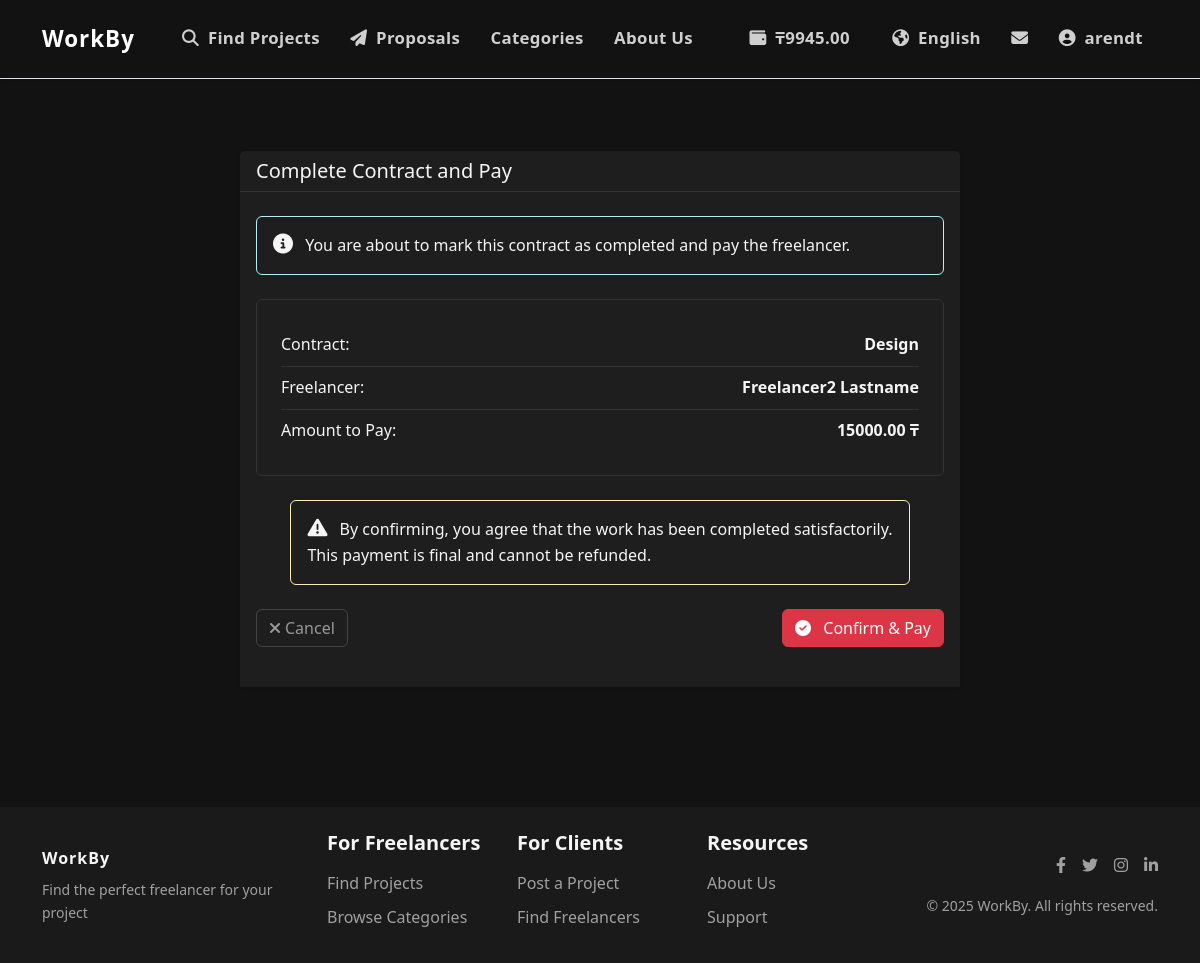
The page /en/contracts/1/complete/ (signed in) on the database its author committed.
### payments/models.py (models this page shows, shortened)
class Wallet(models.Model):
    user = models.OneToOneField(
        settings.AUTH_USER_MODEL,
        on_delete=models.CASCADE,
        related_name='wallet'
    )
    balance = models.DecimalField(_('Balance'), max_digits=10, decimal_places=2, default=0)
    is_active = models.BooleanField(_('Active'), default=True)
    created_at = models.DateTimeField(_('Created At'), auto_now_add=True)
    updated_at = models.DateTimeField(_('Updated At'), auto_now=True)
    class Meta:
        verbose_name = _('Wallet')
        verbose_name_plural = _('Wallets')

### accounts/models.py (models this page shows, shortened)
class User(AbstractUser):
    USER_TYPE_CHOICES = (
        ('client', _('Client')),
        ('freelancer', _('Freelancer')),
    )
    LANGUAGE_CHOICES = (
        ('en', _('English')),
        ('ru', _('Russian')),
        ('kk', _('Kazakh')),
    )
    user_type = models.CharField(_('User Type'), max_length=10, choices=USER_TYPE_CHOICES, default='client')
    bio = models.TextField(_('Biography'), blank=True)
    avatar = models.ImageField(_('Avatar'), upload_to='avatars/', blank=True, null=True)
    phone_number = models.CharField(_('Phone Number'), max_length=15, blank=True)
    preferred_language = models.CharField(_('Preferred Language'), max_length=2, choices=LANGUAGE_CHOICES, default='en')
    dark_mode = models.BooleanField(_('Dark Mode'), default=False)
    skills = models.TextField(_('Skills'), blank=True)
    hourly_rate = models.DecimalField(_('Hourly Rate'), max_digits=10, decimal_places=2, null=True, blank=True)
    company_name = models.CharField(_('Company Name'), max_length=100, blank=True)
    def get_full_name(self):
        if self.first_name or self.last_name:
            return f"{self.first_name} {self.last_name}".strip()
        return self.username
    @property
    def is_client(self):
        return self.user_type == 'client'
    @property
    def is_freelancer(self):
        return self.user_type == 'freelancer'

### jobs/models.py (models this page shows, shortened)
class Contract(models.Model):
    STATUS_CHOICES = (
        ('active', _('Active')),
        ('paused', _('Paused')),
        ('completed', _('Completed')),
        ('cancelled', _('Cancelled')),
        ('disputed', _('Disputed')),
    )
    contract_id = models.CharField(_('Contract ID'), max_length=20, unique=True, editable=False)
    title = models.CharField(_('Title'), max_length=200)
    description = models.TextField(_('Description'))
    client = models.ForeignKey(
        settings.AUTH_USER_MODEL,
        on_delete=models.CASCADE,
        related_name='client_contracts'
    )
    freelancer = models.ForeignKey(
        settings.AUTH_USER_MODEL,
        on_delete=models.CASCADE,
        related_name='freelancer_contracts'
    )
    project = models.ForeignKey(Project, on_delete=models.CASCADE, related_name='contracts')
    proposal = models.OneToOneField(Proposal, on_delete=models.SET_NULL, null=True, related_name='contract')
    amount = models.DecimalField(_('Amount'), max_digits=10, decimal_places=2)
    deadline = models.DateTimeField(_('Deadline'))
    status = models.CharField(_('Status'), max_length=20, choices=STATUS_CHOICES, default='active')
    created_at = models.DateTimeField(_('Created At'), auto_now_add=True)
    updated_at = models.DateTimeField(_('Updated At'), auto_now=True)
    class Meta:
        verbose_name = _('Contract')
        verbose_name_plural = _('Contracts')
        ordering = ['-created_at']

### jobs/views.py (the view, shortened to what this page needs)
# urls.py: path('contracts/<int:pk>/complete/', views.contract_complete_view, name='contract_complete'),
@login_required
@transaction.atomic
def contract_complete_view(request, pk):
    contract = get_object_or_404(Contract, pk=pk)
    if contract.client != request.user:
        return HttpResponseForbidden(_('You do not have permission to complete this contract'))
    if contract.status != 'active':
        messages.error(request, _('This contract cannot be completed because it is not active'))
        return redirect('jobs:contract_detail', pk=contract.pk)
    context = {
        'contract': contract,
    }
    return render(request, 'jobs/contract_complete.html', context)

### jobs/context_processors.py (called while the page is built)
def contracts_processor(request):
    context = {
        'has_contracts': False,
    }
    if request.user.is_authenticated:
        contracts_exist = Contract.objects.filter(
            models.Q(client=request.user) | models.Q(freelancer=request.user)
        ).exists()
        context['has_contracts'] = contracts_exist
    return context

### payments/context_processors.py (called while the page is built)
def wallet_balance(request):
    if request.user.is_authenticated:
        wallet, _ = Wallet.objects.get_or_create(user=request.user)
        return {'user_balance': wallet.balance}
    return {'user_balance': None}

### templates/jobs/contract_complete.html (shortened to what this page needs)
{% extends 'base.html' %}
{% load i18n %}
{% load static %}
{% block content %}
<div class="container py-5 mb-5">
    <div class="row justify-content-center">
        <div class="col-md-8">
            <div class="card border-0 shadow-sm bg-dark text-light">
                <div class="card-header bg-dark border-bottom border-secondary">
                    <h5 class="mb-0">{% trans "Complete Contract and Pay" %}</h5>
                </div>
                <div class="card-body pt-4">
                    <div class="alert alert-info mb-4 p-3">
                        <i class="fas fa-info-circle me-2 fs-5"></i>
                        {% trans "You are about to mark this contract as completed and pay the freelancer." %}
                    </div>
                    <div class="p-4 bg-dark border border-secondary rounded mb-4">
                        <table class="table table-dark table-borderless mb-0">
                            <tbody>
                                <tr class="border-bottom border-secondary">
                                    <td class="text-muted ps-0 w-50">{% trans "Contract" %}:</td>
                                    <td class="fw-bold text-end pe-0">{{ contract.title }}</td>
                                </tr>
                                <tr class="border-bottom border-secondary">
                                    <td class="text-muted ps-0">{% trans "Freelancer" %}:</td>
                                    <td class="fw-bold text-end pe-0">{{ contract.freelancer.get_full_name }}</td>
                                </tr>
                                <tr>
                                    <td class="text-muted ps-0">{% trans "Amount to Pay" %}:</td>
                                    <td class="fw-bold text-danger text-end pe-0">{{ contract.amount }} ₸</td>
                                </tr>
                            </tbody>
                        </table>
                    </div>
                    <div class="alert alert-warning mb-4 mx-auto" style="max-width: 90%;">
                        <i class="fas fa-exclamation-triangle me-2 fs-5"></i>
                        {% trans "By confirming, you agree that the work has been completed satisfactorily. This payment is final and cannot be refunded." %}
                    </div>
                    <form method="post">
                        <div class="d-flex justify-content-between mb-4">
                            <a href="{% url 'jobs:contract_detail' contract.pk %}" class="btn btn-outline-secondary">
                                <i class="fas fa-times me-1"></i>{% trans "Cancel" %}
                            </a>
                            <button type="submit" class="btn btn-danger">
                                <i class="fas fa-check-circle me-2"></i> {% trans "Confirm & Pay" %}
                            </button>
                        </div>
                    </form>
                </div>
            </div>
        </div>
    </div>
</div>
{% endblock %}

### templates/includes/header.html (shortened to what this page needs)
{% load i18n %}
{% load static %}
<nav class="navbar navbar-expand-lg navbar-dark bg-dark border-bottom py-3">
    <div class="container">
        <a class="navbar-brand" href="{% url 'jobs:home' %}">
            <span style="font-size: 1.4rem; font-weight: 700; letter-spacing: 1px; color: #fff;">WorkBy</span>
        </a>
        <div class="collapse navbar-collapse" id="navbarSupportedContent">
            <ul class="navbar-nav me-auto mb-2 mb-lg-0">
                {% if user.is_authenticated %}
                    <li class="nav-item">
                        <a class="nav-link" href="{% url 'jobs:project_list' %}"><i class="fas fa-search me-1"></i> {% trans "Find Projects" %}</a>
                    </li>
                    <li class="nav-item">
                        <a class="nav-link" href="{% url 'jobs:my_proposals' %}">
                            <i class="fas fa-paper-plane me-1"></i> {% trans "Proposals" %}
                        </a>
                    </li>
                    <li class="nav-item">
                        <a class="nav-link" href="{% url 'jobs:categories' %}">{% trans "Categories" %}</a>
                    </li>
                    <li class="nav-item">
                        <a class="nav-link" href="{% url 'jobs:about' %}">{% trans "About Us" %}</a>
                    </li>
                {% endif %}
            </ul>
            <ul class="navbar-nav ml-auto align-items-center">
                {% if user.is_authenticated and user_balance is not None %}
                <li class="nav-item me-3">
                    <a href="{% url 'payments:wallet' %}" class="nav-link">
                        <i class="fas fa-wallet me-1"></i>
                        <span class="fw-bold">₸{{ user_balance }}</span>
                    </a>
                </li>
                {% endif %}
                <li class="nav-item dropdown">
                    <a class="nav-link dropdown-toggle" href="#" id="languageDropdown" role="button" data-bs-toggle="dropdown" aria-expanded="false">
                        <i class="fas fa-globe-americas me-1"></i>
                        {% get_current_language as CURRENT_LANGUAGE %}
                        {% if CURRENT_LANGUAGE == 'en' %}
                            {% trans "English" %}
                        {% elif CURRENT_LANGUAGE == 'ru' %}
                            {% trans "Russian" %}
                        {% elif CURRENT_LANGUAGE == 'kk' %}
                            {% trans "Kazakh" %}
                        {% endif %}
                    </a>
                </li>
                {% if user.is_authenticated %}
                    <li class="nav-item d-none d-lg-block">
                        <a class="nav-link" href="{% url 'chat:inbox' %}" title="{% trans 'Messages' %}">
                            <i class="fas fa-envelope"></i>
                        </a>
                    </li>
                    <li class="nav-item dropdown">
                        <a class="nav-link dropdown-toggle" href="#" id="navbarDropdown" role="button" data-bs-toggle="dropdown" aria-expanded="false">
                            {% if user.avatar %}
                                <img src="{{ user.avatar.url }}" alt="{{ user.get_full_name|default:user.username }}" class="avatar avatar-sm rounded-circle me-1">
                            {% else %}
                                <i class="fas fa-user-circle me-1"></i>
                            {% endif %}
                            {{ user.username }}
                        </a>
                    </li>
                {% endif %}
            </ul>
        </div>
    </div>
</nav>

### static/css/style.css (style rules this page uses)
:root { --primary-color: #8B0000; --primary-color-light: #a52a2a; --primary-color-dark: #6b0000; --secondary-color: #6c757d; --background-color: #121212; --text-color: #f5f5f5; --dark-bg: #1a1a1a; --border-color: #333; --danger-color: #dc3545; --warning-color: #ffc107; --info-color: #17a2b8; --success-color: #28a745; --body-bg: #0f0f0f; --card-bg: #1e1e1e; --card-border: #2a2a2a; --navbar-bg: #121212; --footer-bg: #121212; --hover-color: #2a2a2a; --input-bg: #252525; --input-border: #363636; --dropdown-bg: #1e1e1e; --dropdown-hover: #2a2a2a; --btn-hover-bg: #700000; --table-border: #2a2a2a; --table-row-hover: #2a2a2a; --table-header-bg: #1a1a1a; --bg-light: #1e1e1e; --breadcrumb-bg: #1e1e1e; --counter-wrapper-bg: #1e1e1e; --text-muted: #a0a0a0; --box-shadow: 0 4px 6px rgba(0, 0, 0, 0.1); --hover-shadow: 0 8px 15px rgba(0, 0, 0, 0.2); }
body { font-family: 'Segoe UI', Tahoma, Geneva, Verdana, sans-serif; line-height: 1.6; color: var(--text-color) !important; background-color: var(--background-color) !important; min-height: 100vh; display: flex; flex-direction: column; }
body { display: flex; flex-direction: column; min-height: 100vh; }
.card { transition: all 0.3s ease; border-color: #eee; }
.card-header { font-weight: 600; }
.navbar { background-color: var(--navbar-bg) !important; box-shadow: 0 2px 5px rgba(0, 0, 0, 0.1); }
a { color: var(--primary-color); text-decoration: none; transition: color 0.3s ease, transform 0.2s ease; }
.navbar .nav-link { position: relative; padding: 0.5rem 1rem; margin: 0 0.2rem; transition: all 0.3s ease; font-size: 1.05rem; font-weight: 600; color: var(--text-color); }
.navbar .nav-link::after { content: ''; position: absolute; width: 0; height: 2px; bottom: 0; left: 50%; transform: translateX(-50%); background-color: var(--primary-color); transition: all 0.3s ease; opacity: 0; }
.navbar-nav { margin-left: 1rem; }
.nav-item { margin: 0 0.25rem; }
.navbar .navbar-nav .nav-link { text-shadow: 0 0 1px rgba(0, 0, 0, 0.1); letter-spacing: 0.02rem; }
.bg-dark { background-color: var(--dark-bg) !important; }
.btn-outline-secondary { color: #999 !important; border-color: #444 !important; }
.border-secondary { border-color: var(--border-color) !important; }
.card { background-color: var(--card-bg); border-color: var(--card-border); color: var(--text-color); }
.navbar-dark .navbar-nav .nav-link { color: rgba(255, 255, 255, 0.8); }
.navbar { background-color: var(--navbar-bg); box-shadow: 0 2px 5px rgba(0, 0, 0, 0.1); }
.navbar .nav-link { color: var(--text-color); }
.card-header, .card-footer { background-color: rgba(0, 0, 0, 0.1); border-color: var(--card-border); }
.table { color: var(--text-color); }
.table td, .table th { border-color: var(--border-color); }
.text-light { color: var(--text-color) !important; }
.text-muted { color: var(--text-muted) !important; }
a { color: var(--primary-color); text-decoration: none; }
.bg-dark { background-color: var(--dark-bg) !important; color: var(--text-color) !important; }
.card { background-color: var(--card-bg) !important; border-color: var(--card-border) !important; color: var(--text-color) !important; }
body .card, body .card-body, body .card-header, body .card-footer, body div[class*="bg-light"], body div[class*="bg-white"], body section[class*="bg-light"], body section[class*="bg-white"] { background-color: var(--card-bg) !important; border-color: var(--border-color) !important; color: var(--text-color) !important; }
.card-body, .card-img-top, .portfolio-image { background-color: var(--card-bg) !important; color: var(--text-color) !important; border-color: var(--border-color) !important; }
.list-group, .list-group-item-action, .card .card-body h1, .card .card-body h2, .card .card-body h3, .card .card-body h4, .card .card-body h5, .card .card-body h6, .card .card-body p, .card .card-body small, .card .card-body span, .card .card-body div { background-color: var(--card-bg) !important; color: var(--text-color) !important; }
.table, .table tr, .table td, .table th { background-color: var(--card-bg) !important; color: var(--text-color) !important; border-color: var(--border-color) !important; }
::placeholder { color: var(--text-muted) !important; opacity: 0.7 !important; }
.navbar-brand { position: relative; transition: all 0.3s ease; }

### rows shown on the page
Wallet: balance "9945.00"
User: username "arendt"
Contract: title "Design", freelancer.get_full_name "Freelancer2 Lastname", amount "15000.00"
